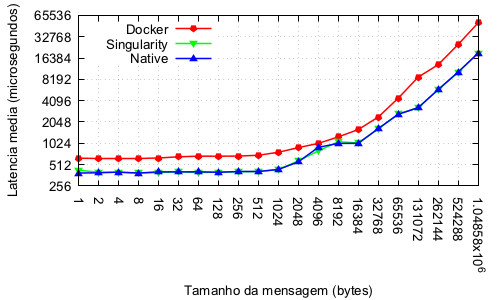

gnuplot code for this plot:
#!/usr/local/bin/gnuplot -persist
#
#    
#    	G N U P L O T
#    	Version 5.2 patchlevel 2    last modified 2017-11-15 
#    
#    	Copyright (C) 1986-1993, 1998, 2004, 2007-2017
#    	Thomas Williams, Colin Kelley and many others
#    
#    	gnuplot home:     http://www.gnuplot.info
#    	faq, bugs, etc:   type "help FAQ"
#    	immediate help:   type "help"  (plot window: hit 'h')
# set terminal x11  nopersist enhanced
# set output
unset clip points
set clip one
unset clip two
set errorbars front 1.000000 
set border 31 front lt black linewidth 1.000 dashtype solid
set zdata 
set ydata 
set xdata 
set y2data 
set x2data 
set boxwidth
set style fill  empty border
set style rectangle back fc  bgnd fillstyle   solid 1.00 border lt -1
set style circle radius graph 0.02 
set style ellipse size graph 0.05, 0.03 angle 0 units xy
set dummy x, y
set format x "% h" 
set format y "% h" 
set format x2 "% h" 
set format y2 "% h" 
set format z "% h" 
set format cb "% h" 
set format r "% h" 
set ttics format "% h"
set timefmt "%d/%m/%y,%H:%M"
set angles radians
set tics back
set grid nopolar
set grid xtics nomxtics ytics nomytics noztics nomztics nortics nomrtics \
 nox2tics nomx2tics noy2tics nomy2tics nocbtics nomcbtics
set grid layerdefault   lt 0 linecolor 0 linewidth 0.500,  lt 0 linecolor 0 linewidth 0.500
unset raxis
set theta counterclockwise right
set style parallel front  lt black linewidth 2.000 dashtype solid
set key title "" center
set key fixed left top vertical Right noreverse enhanced autotitle nobox
set key noinvert samplen 4 spacing 1 width 0 height 0 
set key maxcolumns 0 maxrows 0
set key noopaque
unset label
unset arrow
set style increment default
unset style line
unset style arrow
set style histogram clustered gap 2 title textcolor lt -1
unset object
set style textbox transparent margins  1.0,  1.0 border  lt -1 linewidth  1.0
set offsets 0, 0, 0, 0
set pointsize 1
set pointintervalbox 1
set encoding default
unset polar
unset parametric
unset decimalsign
unset micro
unset minussign
set view 60, 30, 1, 1
set view azimuth 0
set rgbmax 255
set samples 100, 100
set isosamples 10, 10
set surface 
unset contour
set cntrlabel  format '%8.3g' font '' start 5 interval 20
set mapping cartesian
set datafile separator whitespace
unset hidden3d
set cntrparam order 4
set cntrparam linear
set cntrparam levels auto 5
set cntrparam points 5
set size ratio 0 1,1
set origin 0,0
set style data points
set style function lines
unset xzeroaxis
unset yzeroaxis
unset zzeroaxis
unset x2zeroaxis
unset y2zeroaxis
set xyplane relative 0.5
set tics scale  1, 0.5, 1, 1, 1
set mxtics default
set mytics default
set mztics default
set mx2tics default
set my2tics default
set mcbtics default
set mrtics default
set nomttics
set xtics border in scale 1,0.5 mirror rotate by 270  autojustify
set xtics  norangelimit logscale 1.00000,2,1.04858e+06
set ytics border in scale 1,0.5 mirror norotate  autojustify
set ytics  norangelimit logscale autofreq 
set ztics border in scale 1,0.5 nomirror norotate  autojustify
set ztics  norangelimit autofreq 
unset x2tics
unset y2tics
set cbtics border in scale 1,0.5 mirror norotate  autojustify
set cbtics  norangelimit autofreq 
set rtics axis in scale 1,0.5 nomirror norotate  autojustify
set rtics  norangelimit autofreq 
unset ttics
set title "" 
set title  font "" norotate
set timestamp bottom 
set timestamp "" 
set timestamp  font "" norotate
set trange [ * : * ] noreverse nowriteback
set urange [ * : * ] noreverse nowriteback
set vrange [ * : * ] noreverse nowriteback
set xlabel "Tamanho da mensagem (bytes)" 
set xlabel  font "" textcolor lt -1 norotate
set x2label "" 
set x2label  font "" textcolor lt -1 norotate
set xrange [ * : * ] noreverse nowriteback
set x2range [ * : * ] noreverse nowriteback
set ylabel "Latencia media (microsegundos)" 
set ylabel  font "" textcolor lt -1 rotate
set y2label "" 
set y2label  font "" textcolor lt -1 rotate
set yrange [ * : * ] noreverse nowriteback
set y2range [ * : * ] noreverse nowriteback
set zlabel "" 
set zlabel  font "" textcolor lt -1 norotate
set zrange [ * : * ] noreverse nowriteback
set cblabel "" 
set cblabel  font "" textcolor lt -1 rotate
set cbrange [ * : * ] noreverse nowriteback
set rlabel "" 
set rlabel  font "" textcolor lt -1 norotate
set rrange [ * : * ] noreverse nowriteback
unset logscale
set logscale y 2
set logscale x 2
unset jitter
set zero 1e-08
set lmargin  -1
set bmargin  -1
set rmargin  -1
set tmargin  -1
set locale "en_US.UTF-8"
set pm3d explicit at s
set pm3d scansautomatic
set pm3d interpolate 1,1 flush begin noftriangles noborder corners2color mean
set pm3d nolighting
set palette positive nops_allcF maxcolors 0 gamma 1.5 color model RGB 
set palette rgbformulae 7, 5, 15
set colorbox default
set colorbox vertical origin screen 0.9, 0.2 size screen 0.05, 0.6 front  noinvert bdefault
set style boxplot candles range  1.50 outliers pt 7 separation 1 labels auto unsorted
set loadpath 
set fontpath 
set psdir
set fit brief errorvariables nocovariancevariables errorscaling prescale nowrap v5
GNUTERM = "x11"
## Last datafile plotted: "native.dat"
plot "docker.dat" using 1:2 with linespoints pointtype 15 lc rgb 'red' lw 1.5 title 'Docker',      "singularity.dat" using 1:2 with linespoints pointtype 11 lc rgb 'green' lw 1.5 title 'Singularity',      "native.dat" using 1:2 with linespoints pointtype 9 lc rgb 'blue' lw 1.5 title 'Native'
#    EOF
